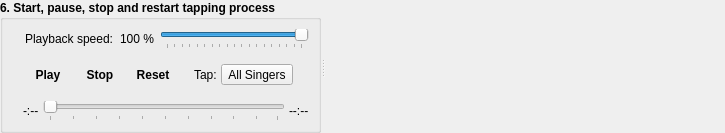
      <widget class="QSplitter" name="splitter_Control_Monty">
       <property name="enabled">
        <bool>true</bool>
       </property>
       <property name="orientation">
        <enum>Qt::Horizontal</enum>
       </property>
       <property name="childrenCollapsible">
        <bool>false</bool>
       </property>
       <widget class="QGroupBox" name="groupBox_Control">
        <property name="enabled">
         <bool>true</bool>
        </property>
        <property name="sizePolicy">
         <sizepolicy hsizetype="Expanding" vsizetype="Preferred">
          <horstretch>0</horstretch>
          <verstretch>0</verstretch>
         </sizepolicy>
        </property>
        <property name="minimumSize">
         <size>
          <width>321</width>
          <height>120</height>
         </size>
        </property>
        <property name="font">
         <font>
          <bold>true</bold>
         </font>
        </property>
        <property name="whatsThis">
         <string/>
        </property>
        <property name="title">
         <string>6. Start, pause, stop and restart tapping process</string>
        </property>
        <property name="flat">
         <bool>true</bool>
        </property>
        <layout class="QVBoxLayout" name="verticalLayout">
         <item>
          <layout class="QHBoxLayout" name="horizontalLayout_PlaybackSpeed">
           <item>
            <widget class="QLabel" name="label_PlaybackSpeedIcon">
             <property name="sizePolicy">
              <sizepolicy hsizetype="Fixed" vsizetype="Fixed">
               <horstretch>0</horstretch>
               <verstretch>0</verstretch>
              </sizepolicy>
             </property>
             <property name="text">
              <string/>
             </property>
             <property name="pixmap">
              <pixmap resource="resources/UltraStar-Creator.qrc">:/icons/time_mp3.png</pixmap>
             </property>
            </widget>
           </item>
           <item>
            <widget class="QLabel" name="label_PlaybackSpeed">
             <property name="sizePolicy">
              <sizepolicy hsizetype="Fixed" vsizetype="Fixed">
               <horstretch>0</horstretch>
               <verstretch>0</verstretch>
              </sizepolicy>
             </property>
             <property name="font">
              <font>
               <bold>false</bold>
              </font>
             </property>
             <property name="text">
              <string>Playback speed:</string>
             </property>
            </widget>
           </item>
           <item>
            <widget class="QLabel" name="label_PlaybackSpeedPercentage">
             <property name="sizePolicy">
              <sizepolicy hsizetype="Fixed" vsizetype="Preferred">
               <horstretch>0</horstretch>
               <verstretch>0</verstretch>
              </sizepolicy>
             </property>
             <property name="minimumSize">
              <size>
               <width>32</width>
               <height>20</height>
              </size>
             </property>
             <property name="font">
              <font>
               <bold>false</bold>
              </font>
             </property>
             <property name="toolTip">
              <string>Current playback speed.</string>
             </property>
             <property name="text">
              <string notr="true">100 %</string>
             </property>
             <property name="alignment">
              <set>Qt::AlignRight|Qt::AlignTrailing|Qt::AlignVCenter</set>
             </property>
            </widget>
           </item>
           <item>
            <widget class="QSlider" name="horizontalSlider_PlaybackSpeed">
             <property name="sizePolicy">
              <sizepolicy hsizetype="Minimum" vsizetype="Preferred">
               <horstretch>0</horstretch>
               <verstretch>0</verstretch>
              </sizepolicy>
             </property>
             <property name="minimumSize">
              <size>
               <width>0</width>
               <height>20</height>
              </size>
             </property>
             <property name="toolTip">
              <string>Set playback speed.</string>
             </property>
             <property name="statusTip">
              <string/>
             </property>
             <property name="minimum">
              <number>10</number>
             </property>
             <property name="maximum">
              <number>100</number>
             </property>
             <property name="singleStep">
              <number>5</number>
             </property>
             <property name="pageStep">
              <number>5</number>
             </property>
             <property name="sliderPosition">
              <number>100</number>
             </property>
             <property name="orientation">
              <enum>Qt::Horizontal</enum>
             </property>
             <property name="tickPosition">
              <enum>QSlider::TicksBelow</enum>
             </property>
             <property name="tickInterval">
              <number>5</number>
             </property>
            </widget>
           </item>
          </layout>
         </item>
         <item>
          <layout class="QHBoxLayout" name="horizontalLayout_PlayerButtons">
            <property name="spacing">
             <number>4</number>
            </property>
            <item>
             <spacer name="horizontalSpacer_5">
              <property name="enabled">
               <bool>true</bool>
              </property>
              <property name="orientation">
               <enum>Qt::Horizontal</enum>
              </property>
              <property name="sizeType">
               <enum>QSizePolicy::Expanding</enum>
              </property>
              <property name="sizeHint" stdset="0">
               <size>
                <width>20</width>
                <height>20</height>
               </size>
              </property>
             </spacer>
            </item>
            <item>
             <widget class="QToolButton" name="pushButton_PlayPause">
              <property name="enabled">
               <bool>true</bool>
              </property>
              <property name="sizePolicy">
               <sizepolicy hsizetype="Fixed" vsizetype="Fixed">
                <horstretch>0</horstretch>
                <verstretch>0</verstretch>
               </sizepolicy>
              </property>
              <property name="minimumSize">
               <size>
                <width>40</width>
                <height>40</height>
               </size>
              </property>
              <property name="statusTip">
               <string/>
              </property>
              <property name="whatsThis">
               <string/>
              </property>
              <property name="autoFillBackground">
               <bool>false</bool>
              </property>
              <property name="text">
               <string notr="true">Play</string>
              </property>
              <property name="icon">
               <iconset resource="resources/UltraStar-Creator.qrc">
                <normaloff>:/player/play.png</normaloff>:/player/play.png</iconset>
              </property>
              <property name="iconSize">
               <size>
                <width>40</width>
                <height>40</height>
               </size>
              </property>
              <property name="shortcut">
               <string>P</string>
              </property>
              <property name="autoRaise">
               <bool>true</bool>
              </property>
             </widget>
            </item>
            <item>
             <spacer name="horizontalSpacer_3">
              <property name="enabled">
               <bool>true</bool>
              </property>
              <property name="orientation">
               <enum>Qt::Horizontal</enum>
              </property>
              <property name="sizeType">
               <enum>QSizePolicy::Fixed</enum>
              </property>
              <property name="sizeHint" stdset="0">
               <size>
                <width>8</width>
                <height>20</height>
               </size>
              </property>
             </spacer>
            </item>
            <item>
             <widget class="QToolButton" name="pushButton_Stop">
              <property name="enabled">
               <bool>true</bool>
              </property>
              <property name="sizePolicy">
               <sizepolicy hsizetype="Fixed" vsizetype="Fixed">
                <horstretch>0</horstretch>
                <verstretch>0</verstretch>
               </sizepolicy>
              </property>
              <property name="minimumSize">
               <size>
                <width>40</width>
                <height>40</height>
               </size>
              </property>
              <property name="statusTip">
               <string/>
              </property>
              <property name="whatsThis">
               <string/>
              </property>
              <property name="text">
               <string notr="true">Stop</string>
              </property>
              <property name="icon">
               <iconset resource="resources/UltraStar-Creator.qrc">
                <normaloff>:/player/stop.png</normaloff>:/player/stop.png</iconset>
              </property>
              <property name="iconSize">
               <size>
                <width>40</width>
                <height>40</height>
               </size>
              </property>
              <property name="shortcut">
               <string>S</string>
              </property>
              <property name="autoRaise">
               <bool>true</bool>
              </property>
             </widget>
            </item>
            <item>
             <spacer name="horizontalSpacer_4">
              <property name="enabled">
               <bool>true</bool>
              </property>
              <property name="orientation">
               <enum>Qt::Horizontal</enum>
              </property>
              <property name="sizeType">
               <enum>QSizePolicy::Fixed</enum>
              </property>
              <property name="sizeHint" stdset="0">
               <size>
                <width>8</width>
                <height>20</height>
               </size>
              </property>
             </spacer>
            </item>
            <item>
             <widget class="QToolButton" name="pushButton_Reset">
              <property name="enabled">
               <bool>true</bool>
              </property>
              <property name="sizePolicy">
               <sizepolicy hsizetype="Fixed" vsizetype="Fixed">
                <horstretch>0</horstretch>
                <verstretch>0</verstretch>
               </sizepolicy>
              </property>
              <property name="minimumSize">
               <size>
                <width>40</width>
                <height>40</height>
               </size>
              </property>
              <property name="statusTip">
               <string/>
              </property>
              <property name="whatsThis">
               <string/>
              </property>
              <property name="text">
               <string notr="true">Reset</string>
              </property>
              <property name="icon">
               <iconset resource="resources/UltraStar-Creator.qrc">
                <normaloff>:/player/prev.png</normaloff>:/player/prev.png</iconset>
              </property>
              <property name="iconSize">
               <size>
                <width>40</width>
                <height>40</height>
               </size>
              </property>
              <property name="shortcut">
               <string>Ctrl+R</string>
              </property>
              <property name="autoRaise">
               <bool>true</bool>
              </property>
             </widget>
            </item>
            <item>
             <spacer name="horizontalSpacer_ResetTapGap">
              <property name="enabled">
               <bool>true</bool>
              </property>
              <property name="orientation">
               <enum>Qt::Horizontal</enum>
              </property>
              <property name="sizeType">
               <enum>QSizePolicy::Fixed</enum>
              </property>
              <property name="sizeHint" stdset="0">
               <size>
                <width>16</width>
                <height>20</height>
               </size>
              </property>
             </spacer>
            </item>
            <item>
             <widget class="QWidget" name="widget_TapRoleFilter">
              <layout class="QHBoxLayout" name="horizontalLayout_TapRoleFilter">
               <property name="spacing">
                <number>4</number>
               </property>
               <property name="leftMargin">
                <number>0</number>
               </property>
               <property name="topMargin">
                <number>0</number>
               </property>
               <property name="rightMargin">
                <number>0</number>
               </property>
               <property name="bottomMargin">
                <number>0</number>
               </property>
               <item>
                <widget class="QLabel" name="label_TapRoleFilter">
                 <property name="sizePolicy">
                  <sizepolicy hsizetype="Fixed" vsizetype="Fixed">
                   <horstretch>0</horstretch>
                   <verstretch>0</verstretch>
                  </sizepolicy>
                 </property>
                 <property name="font">
                  <font>
                   <bold>false</bold>
                  </font>
                 </property>
                 <property name="text">
                  <string>Tap:</string>
                 </property>
                </widget>
               </item>
               <item>
                <widget class="QToolButton" name="toolButton_TapRoleFilter">
                 <property name="sizePolicy">
                  <sizepolicy hsizetype="Preferred" vsizetype="Fixed">
                   <horstretch>0</horstretch>
                   <verstretch>0</verstretch>
                  </sizepolicy>
                 </property>
                 <property name="font">
                  <font>
                   <bold>false</bold>
                  </font>
                 </property>
                 <property name="text">
                  <string>All Singers</string>
                 </property>
                </widget>
               </item>
              </layout>
             </widget>
            </item>
            <item>
             <spacer name="horizontalSpacer_6">
              <property name="enabled">
               <bool>true</bool>
              </property>
              <property name="orientation">
               <enum>Qt::Horizontal</enum>
              </property>
              <property name="sizeType">
               <enum>QSizePolicy::Expanding</enum>
              </property>
              <property name="sizeHint" stdset="0">
               <size>
                <width>20</width>
                <height>20</height>
               </size>
              </property>
             </spacer>
            </item>
           </layout>
         </item>
         <item>
          <layout class="QHBoxLayout" name="horizontalLayout_Progress" stretch="0,0,0,0">
           <property name="spacing">
            <number>4</number>
           </property>
           <property name="sizeConstraint">
            <enum>QLayout::SetDefaultConstraint</enum>
           </property>
           <item>
            <widget class="QLabel" name="label">
             <property name="text">
              <string/>
             </property>
             <property name="pixmap">
              <pixmap resource="resources/UltraStar-Creator.qrc">:/icons/note.png</pixmap>
             </property>
            </widget>
           </item>
           <item>
            <widget class="QLabel" name="label_TimeElapsed">
             <property name="enabled">
              <bool>true</bool>
             </property>
             <property name="font">
              <font>
               <bold>false</bold>
              </font>
             </property>
             <property name="text">
              <string notr="true">-:--</string>
             </property>
            </widget>
           </item>
           <item>
            <widget class="QSlider" name="horizontalSlider_MP3">
             <property name="enabled">
              <bool>true</bool>
             </property>
             <property name="orientation">
              <enum>Qt::Horizontal</enum>
             </property>
             <property name="invertedControls">
              <bool>false</bool>
             </property>
             <property name="tickPosition">
              <enum>QSlider::TicksBelow</enum>
             </property>
             <property name="tickInterval">
              <number>10</number>
             </property>
            </widget>
           </item>
           <item>
            <widget class="QLabel" name="label_TimeToRun">
             <property name="enabled">
              <bool>true</bool>
             </property>
             <property name="font">
              <font>
               <bold>false</bold>
              </font>
             </property>
             <property name="text">
              <string notr="true">--:--</string>
             </property>
            </widget>
           </item>
          </layout>
         </item>
        </layout>
       </widget>
       <widget class="QUMontyArea" name="montyArea" native="true">
        <property name="enabled">
         <bool>true</bool>
        </property>
        <property name="minimumSize">
         <size>
          <width>400</width>
          <height>96</height>
         </size>
        </property>
        <property name="maximumSize">
         <size>
          <width>16777215</width>
          <height>16777215</height>
         </size>
        </property>
       </widget>
      </widget>
